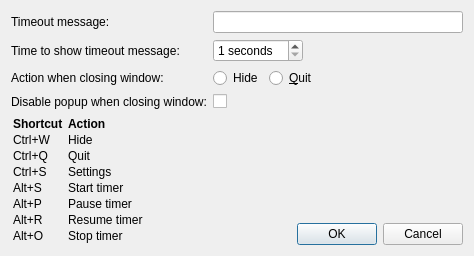
<?xml version="1.0" encoding="UTF-8"?>
<ui version="4.0">
 <class>SettingsWidget</class>
 <widget class="QDialog" name="SettingsWidget">
  <property name="geometry">
   <rect>
    <x>0</x>
    <y>0</y>
    <width>427</width>
    <height>236</height>
   </rect>
  </property>
  <property name="sizePolicy">
   <sizepolicy hsizetype="Preferred" vsizetype="Preferred">
    <horstretch>0</horstretch>
    <verstretch>0</verstretch>
   </sizepolicy>
  </property>
  <property name="mouseTracking">
   <bool>false</bool>
  </property>
  <property name="windowTitle">
   <string>Settings</string>
  </property>
  <property name="sizeGripEnabled">
   <bool>false</bool>
  </property>
  <layout class="QGridLayout" name="gridLayout">
   <item row="0" column="0">
    <layout class="QFormLayout" name="formLayout">
     <item row="0" column="0">
      <widget class="QLabel" name="timeoutMessage_label">
       <property name="whatsThis">
        <string>The message in the popup that shows when the timer hits zero.</string>
       </property>
       <property name="text">
        <string>Timeout message:</string>
       </property>
      </widget>
     </item>
     <item row="0" column="1">
      <widget class="QLineEdit" name="timeoutMessagelineEdit">
       <property name="minimumSize">
        <size>
         <width>250</width>
         <height>0</height>
        </size>
       </property>
       <property name="whatsThis">
        <string>The message in the popup that shows when the timer hits zero.</string>
       </property>
       <property name="maxLength">
        <number>50</number>
       </property>
       <property name="clearButtonEnabled">
        <bool>true</bool>
       </property>
      </widget>
     </item>
     <item row="1" column="0">
      <widget class="QLabel" name="timeToShow_label">
       <property name="whatsThis">
        <string>How many seconds the popup is visible.</string>
       </property>
       <property name="text">
        <string>Time to show timeout message:</string>
       </property>
      </widget>
     </item>
     <item row="1" column="1">
      <widget class="QSpinBox" name="timeToShow_spinBox">
       <property name="maximumSize">
        <size>
         <width>90</width>
         <height>16777215</height>
        </size>
       </property>
       <property name="whatsThis">
        <string>How many seconds the popup is visible.</string>
       </property>
       <property name="suffix">
        <string> seconds</string>
       </property>
       <property name="minimum">
        <number>1</number>
       </property>
       <property name="maximum">
        <number>20</number>
       </property>
      </widget>
     </item>
     <item row="2" column="0">
      <widget class="QLabel" name="closeAction_label">
       <property name="whatsThis">
        <string>What happens when you press the close button on the main window.</string>
       </property>
       <property name="text">
        <string>Action when closing window:</string>
       </property>
      </widget>
     </item>
     <item row="2" column="1">
      <layout class="QHBoxLayout" name="closeAction_layout">
       <item>
        <widget class="QRadioButton" name="hide_radioButton">
         <property name="whatsThis">
          <string>What happens when you press the close button on the main window.</string>
         </property>
         <property name="text">
          <string>Hide</string>
         </property>
        </widget>
       </item>
       <item>
        <widget class="QRadioButton" name="quit_radioButton">
         <property name="whatsThis">
          <string>What happens when you press the close button on the main window.</string>
         </property>
         <property name="text">
          <string>&amp;Quit</string>
         </property>
        </widget>
       </item>
       <item>
        <spacer name="horizontalSpacer">
         <property name="orientation">
          <enum>Qt::Horizontal</enum>
         </property>
         <property name="sizeHint" stdset="0">
          <size>
           <width>40</width>
           <height>20</height>
          </size>
         </property>
        </spacer>
       </item>
      </layout>
     </item>
     <item row="3" column="0">
      <widget class="QLabel" name="disablePopup_label">
       <property name="whatsThis">
        <string>If unchecked, a popup will appear saying that the program is still running.</string>
       </property>
       <property name="text">
        <string>Disable popup when closing window:</string>
       </property>
      </widget>
     </item>
     <item row="3" column="1">
      <widget class="QCheckBox" name="disablePopup_checkBox">
       <property name="whatsThis">
        <string>If unchecked, a popup will appear saying that the program is still running.</string>
       </property>
       <property name="text">
        <string/>
       </property>
      </widget>
     </item>
    </layout>
   </item>
   <item row="1" column="0">
    <layout class="QHBoxLayout" name="horizontalLayout">
     <item>
      <widget class="QLabel" name="shortcut_label">
       <property name="text">
        <string>&lt;html&gt;&lt;head/&gt;&lt;body&gt;&lt;table border=&quot;0&quot; style=&quot; margin-top:0px; margin-bottom:0px; margin-left:0px; margin-right:0px;&quot; cellspacing=&quot;2&quot; cellpadding=&quot;0&quot;&gt;&lt;tr&gt;&lt;td&gt;&lt;p&gt;&lt;span style=&quot; font-weight:600;&quot;&gt;Shortcut     &lt;/span&gt;&lt;/p&gt;&lt;/td&gt;
&lt;td&gt;&lt;p&gt;&lt;span style=&quot; font-weight:600;&quot;&gt;Action&lt;/span&gt;&lt;/p&gt;&lt;/td&gt;&lt;/tr&gt;
&lt;tr&gt;&lt;td&gt;&lt;p&gt;Ctrl+W&lt;/p&gt;&lt;/td&gt;&lt;td&gt;&lt;p&gt;Hide&lt;/p&gt;&lt;/td&gt;&lt;/tr&gt;
&lt;tr&gt;&lt;td&gt;&lt;p&gt;Ctrl+Q&lt;/p&gt;&lt;/td&gt;&lt;td&gt;&lt;p&gt;Quit&lt;/p&gt;&lt;/td&gt;&lt;/tr&gt;
&lt;tr&gt;&lt;td&gt;&lt;p&gt;Ctrl+S&lt;/p&gt;&lt;/td&gt;&lt;td&gt;&lt;p&gt;Settings&lt;/p&gt;&lt;/td&gt;&lt;/tr&gt;
&lt;tr&gt;&lt;td&gt;&lt;p&gt;Alt+S&lt;/p&gt;&lt;/td&gt;&lt;td&gt;&lt;p&gt;Start timer&lt;/p&gt;&lt;/td&gt;&lt;/tr&gt;
&lt;tr&gt;&lt;td&gt;&lt;p&gt;Alt+P&lt;/p&gt;&lt;/td&gt;&lt;td&gt;&lt;p&gt;Pause timer&lt;/p&gt;&lt;/td&gt;&lt;/tr&gt;
&lt;tr&gt;&lt;td&gt;&lt;p&gt;Alt+R&lt;/p&gt;&lt;/td&gt;&lt;td&gt;&lt;p&gt;Resume timer&lt;/p&gt;&lt;/td&gt;&lt;/tr&gt;
&lt;tr&gt;&lt;td&gt;&lt;p&gt;Alt+O&lt;/p&gt;&lt;/td&gt;&lt;td&gt;&lt;p&gt;Stop timer&lt;/p&gt;&lt;/td&gt;&lt;/tr&gt;&lt;/table&gt;&lt;/body&gt;&lt;/html&gt;

</string>
       </property>
       <property name="indent">
        <number>0</number>
       </property>
      </widget>
     </item>
     <item>
      <layout class="QVBoxLayout" name="verticalLayout">
       <item>
        <spacer name="verticalSpacer">
         <property name="orientation">
          <enum>Qt::Vertical</enum>
         </property>
         <property name="sizeHint" stdset="0">
          <size>
           <width>20</width>
           <height>40</height>
          </size>
         </property>
        </spacer>
       </item>
       <item>
        <widget class="QDialogButtonBox" name="buttonBox">
         <property name="sizePolicy">
          <sizepolicy hsizetype="Preferred" vsizetype="Fixed">
           <horstretch>0</horstretch>
           <verstretch>0</verstretch>
          </sizepolicy>
         </property>
         <property name="orientation">
          <enum>Qt::Horizontal</enum>
         </property>
         <property name="standardButtons">
          <set>QDialogButtonBox::Cancel|QDialogButtonBox::Ok</set>
         </property>
        </widget>
       </item>
      </layout>
     </item>
    </layout>
   </item>
  </layout>
 </widget>
 <tabstops>
  <tabstop>timeoutMessagelineEdit</tabstop>
  <tabstop>timeToShow_spinBox</tabstop>
  <tabstop>hide_radioButton</tabstop>
  <tabstop>quit_radioButton</tabstop>
 </tabstops>
 <resources/>
 <connections>
  <connection>
   <sender>buttonBox</sender>
   <signal>accepted()</signal>
   <receiver>SettingsWidget</receiver>
   <slot>accept()</slot>
   <hints>
    <hint type="sourcelabel">
     <x>248</x>
     <y>254</y>
    </hint>
    <hint type="destinationlabel">
     <x>157</x>
     <y>274</y>
    </hint>
   </hints>
  </connection>
  <connection>
   <sender>buttonBox</sender>
   <signal>rejected()</signal>
   <receiver>SettingsWidget</receiver>
   <slot>reject()</slot>
   <hints>
    <hint type="sourcelabel">
     <x>316</x>
     <y>260</y>
    </hint>
    <hint type="destinationlabel">
     <x>286</x>
     <y>274</y>
    </hint>
   </hints>
  </connection>
 </connections>
</ui>
